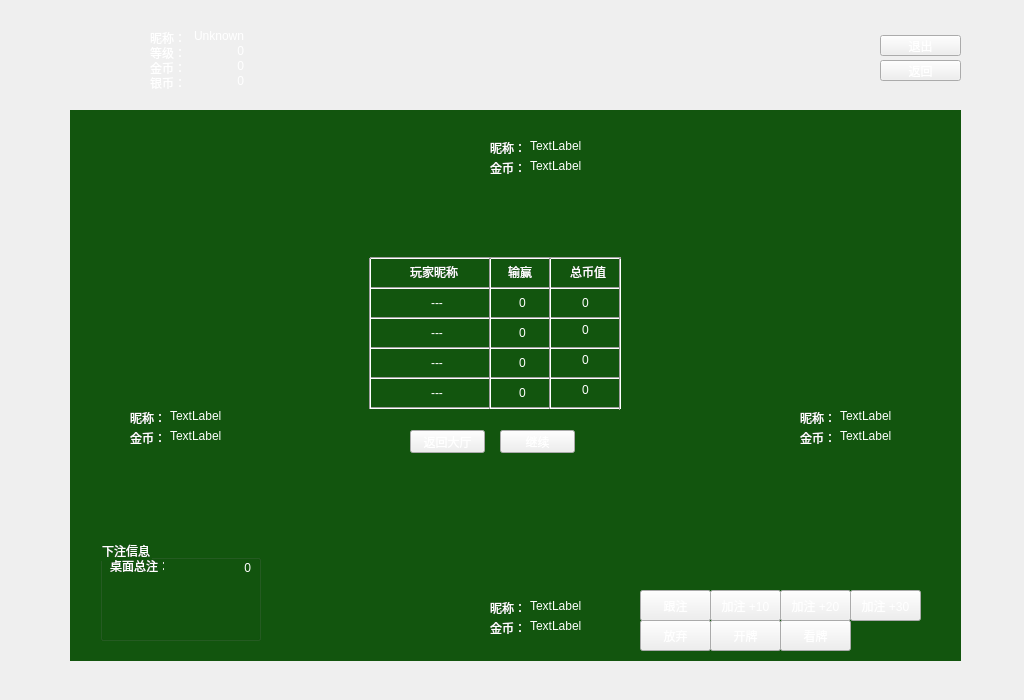
<?xml version="1.0" encoding="UTF-8"?>
<ui version="4.0">
 <class>bgWidget</class>
 <widget class="QWidget" name="bgWidget">
  <property name="enabled">
   <bool>true</bool>
  </property>
  <property name="geometry">
   <rect>
    <x>0</x>
    <y>0</y>
    <width>1024</width>
    <height>700</height>
   </rect>
  </property>
  <property name="minimumSize">
   <size>
    <width>1024</width>
    <height>700</height>
   </size>
  </property>
  <property name="maximumSize">
   <size>
    <width>1024</width>
    <height>700</height>
   </size>
  </property>
  <property name="windowTitle">
   <string>Form</string>
  </property>
  <property name="styleSheet">
   <string notr="true">QWidget[objectName=&quot;bgWidget&quot;] 
{
background-image: url(:/Images/Media/lobby.png);
}

QLabel
{
	color:rgb(255,255,255);
}

QGroupBox
{
	color:rgb(255,255,255);
}

QPushButton
{
border-image: url(:/Images/Media/btn_bg)0 312 0 0;
color: rgb(255, 255, 255);
}
QPushButton::hover
{ 
border-image: url(:/Images/Media/btn_bg)0 156 0 156;
color: rgb(255, 255, 255);
}
QPushButton::pressed
{ 
border-image: url(:/Images/Media/btn_bg)0 0 0 312;
color: rgb(255, 255, 255);
}
QPushButton::disabled
{ 
border-image: url(:/Images/Media/btn_bg)0 0 0 312;
color: rgb(130, 130, 130);
}

QGraphicsView
{
	/*background-color: rgb(80, 0, 1);*/
	background-color: rgb(18, 85, 14);

}

</string>
  </property>
  <widget class="QPushButton" name="btn_back">
   <property name="geometry">
    <rect>
     <x>880</x>
     <y>60</y>
     <width>81</width>
     <height>21</height>
    </rect>
   </property>
   <property name="text">
    <string>返回</string>
   </property>
  </widget>
  <widget class="QPushButton" name="btn_quit">
   <property name="geometry">
    <rect>
     <x>880</x>
     <y>35</y>
     <width>81</width>
     <height>21</height>
    </rect>
   </property>
   <property name="text">
    <string>退出</string>
   </property>
  </widget>
  <widget class="QLabel" name="playerImage">
   <property name="geometry">
    <rect>
     <x>80</x>
     <y>30</y>
     <width>60</width>
     <height>60</height>
    </rect>
   </property>
   <property name="text">
    <string/>
   </property>
   <property name="pixmap">
    <pixmap resource="client.qrc">:/Images/Media/nobodyImage.png</pixmap>
   </property>
  </widget>
  <widget class="QGraphicsView" name="graphicsView">
   <property name="enabled">
    <bool>false</bool>
   </property>
   <property name="geometry">
    <rect>
     <x>70</x>
     <y>110</y>
     <width>891</width>
     <height>551</height>
    </rect>
   </property>
   <property name="frameShape">
    <enum>QFrame::NoFrame</enum>
   </property>
   <property name="verticalScrollBarPolicy">
    <enum>Qt::ScrollBarAlwaysOff</enum>
   </property>
   <property name="horizontalScrollBarPolicy">
    <enum>Qt::ScrollBarAlwaysOff</enum>
   </property>
  </widget>
  <widget class="QLabel" name="playerImage_0">
   <property name="geometry">
    <rect>
     <x>420</x>
     <y>130</y>
     <width>60</width>
     <height>60</height>
    </rect>
   </property>
   <property name="text">
    <string/>
   </property>
   <property name="pixmap">
    <pixmap resource="client.qrc">:/Images/Media/nobodyImage.png</pixmap>
   </property>
  </widget>
  <widget class="QLabel" name="playerImage_1">
   <property name="geometry">
    <rect>
     <x>810</x>
     <y>330</y>
     <width>60</width>
     <height>60</height>
    </rect>
   </property>
   <property name="text">
    <string/>
   </property>
   <property name="pixmap">
    <pixmap resource="client.qrc">:/Images/Media/nobodyImage.png</pixmap>
   </property>
  </widget>
  <widget class="QLabel" name="playerImage_2">
   <property name="geometry">
    <rect>
     <x>420</x>
     <y>590</y>
     <width>60</width>
     <height>60</height>
    </rect>
   </property>
   <property name="text">
    <string/>
   </property>
   <property name="pixmap">
    <pixmap resource="client.qrc">:/Images/Media/nobodyImage.png</pixmap>
   </property>
  </widget>
  <widget class="QLabel" name="playerImage_3">
   <property name="geometry">
    <rect>
     <x>140</x>
     <y>330</y>
     <width>60</width>
     <height>60</height>
    </rect>
   </property>
   <property name="text">
    <string/>
   </property>
   <property name="pixmap">
    <pixmap resource="client.qrc">:/Images/Media/nobodyImage.png</pixmap>
   </property>
  </widget>
  <widget class="QLabel" name="nickName_2">
   <property name="geometry">
    <rect>
     <x>490</x>
     <y>600</y>
     <width>31</width>
     <height>16</height>
    </rect>
   </property>
   <property name="text">
    <string>昵称：</string>
   </property>
  </widget>
  <widget class="QLabel" name="goldCoinText_2">
   <property name="geometry">
    <rect>
     <x>530</x>
     <y>620</y>
     <width>54</width>
     <height>12</height>
    </rect>
   </property>
   <property name="text">
    <string>TextLabel</string>
   </property>
  </widget>
  <widget class="QLabel" name="goldCoin_2">
   <property name="geometry">
    <rect>
     <x>490</x>
     <y>620</y>
     <width>31</width>
     <height>16</height>
    </rect>
   </property>
   <property name="text">
    <string>金币：</string>
   </property>
  </widget>
  <widget class="QLabel" name="nickNameText_2">
   <property name="geometry">
    <rect>
     <x>530</x>
     <y>600</y>
     <width>54</width>
     <height>12</height>
    </rect>
   </property>
   <property name="text">
    <string>TextLabel</string>
   </property>
  </widget>
  <widget class="QLabel" name="goldCoin_1">
   <property name="geometry">
    <rect>
     <x>800</x>
     <y>430</y>
     <width>31</width>
     <height>16</height>
    </rect>
   </property>
   <property name="text">
    <string>金币：</string>
   </property>
  </widget>
  <widget class="QLabel" name="nickName_1">
   <property name="geometry">
    <rect>
     <x>800</x>
     <y>410</y>
     <width>31</width>
     <height>16</height>
    </rect>
   </property>
   <property name="text">
    <string>昵称：</string>
   </property>
  </widget>
  <widget class="QLabel" name="nickNameText_1">
   <property name="geometry">
    <rect>
     <x>840</x>
     <y>410</y>
     <width>54</width>
     <height>12</height>
    </rect>
   </property>
   <property name="text">
    <string>TextLabel</string>
   </property>
  </widget>
  <widget class="QLabel" name="goldCoinText_1">
   <property name="geometry">
    <rect>
     <x>840</x>
     <y>430</y>
     <width>54</width>
     <height>12</height>
    </rect>
   </property>
   <property name="text">
    <string>TextLabel</string>
   </property>
  </widget>
  <widget class="QLabel" name="goldCoin_3">
   <property name="geometry">
    <rect>
     <x>130</x>
     <y>430</y>
     <width>31</width>
     <height>16</height>
    </rect>
   </property>
   <property name="text">
    <string>金币：</string>
   </property>
  </widget>
  <widget class="QLabel" name="nickName_3">
   <property name="geometry">
    <rect>
     <x>130</x>
     <y>410</y>
     <width>31</width>
     <height>16</height>
    </rect>
   </property>
   <property name="text">
    <string>昵称：</string>
   </property>
  </widget>
  <widget class="QLabel" name="nickNameText_3">
   <property name="geometry">
    <rect>
     <x>170</x>
     <y>410</y>
     <width>54</width>
     <height>12</height>
    </rect>
   </property>
   <property name="text">
    <string>TextLabel</string>
   </property>
  </widget>
  <widget class="QLabel" name="goldCoinText_3">
   <property name="geometry">
    <rect>
     <x>170</x>
     <y>430</y>
     <width>54</width>
     <height>12</height>
    </rect>
   </property>
   <property name="text">
    <string>TextLabel</string>
   </property>
  </widget>
  <widget class="QLabel" name="goldCoin_0">
   <property name="geometry">
    <rect>
     <x>490</x>
     <y>160</y>
     <width>31</width>
     <height>16</height>
    </rect>
   </property>
   <property name="text">
    <string>金币：</string>
   </property>
  </widget>
  <widget class="QLabel" name="nickName_0">
   <property name="geometry">
    <rect>
     <x>490</x>
     <y>140</y>
     <width>31</width>
     <height>16</height>
    </rect>
   </property>
   <property name="text">
    <string>昵称：</string>
   </property>
  </widget>
  <widget class="QLabel" name="nickNameText_0">
   <property name="geometry">
    <rect>
     <x>530</x>
     <y>140</y>
     <width>54</width>
     <height>12</height>
    </rect>
   </property>
   <property name="text">
    <string>TextLabel</string>
   </property>
  </widget>
  <widget class="QLabel" name="goldCoinText_0">
   <property name="geometry">
    <rect>
     <x>530</x>
     <y>160</y>
     <width>54</width>
     <height>12</height>
    </rect>
   </property>
   <property name="text">
    <string>TextLabel</string>
   </property>
  </widget>
  <widget class="QLabel" name="nickName">
   <property name="geometry">
    <rect>
     <x>150</x>
     <y>30</y>
     <width>31</width>
     <height>16</height>
    </rect>
   </property>
   <property name="text">
    <string>昵称：</string>
   </property>
  </widget>
  <widget class="QLabel" name="goldCoinText">
   <property name="geometry">
    <rect>
     <x>190</x>
     <y>60</y>
     <width>54</width>
     <height>12</height>
    </rect>
   </property>
   <property name="text">
    <string>0</string>
   </property>
   <property name="alignment">
    <set>Qt::AlignRight|Qt::AlignTrailing|Qt::AlignVCenter</set>
   </property>
  </widget>
  <widget class="QLabel" name="goldCoin">
   <property name="geometry">
    <rect>
     <x>150</x>
     <y>60</y>
     <width>31</width>
     <height>16</height>
    </rect>
   </property>
   <property name="text">
    <string>金币：</string>
   </property>
  </widget>
  <widget class="QLabel" name="silverCoin">
   <property name="geometry">
    <rect>
     <x>150</x>
     <y>75</y>
     <width>31</width>
     <height>16</height>
    </rect>
   </property>
   <property name="text">
    <string>银币：</string>
   </property>
  </widget>
  <widget class="QLabel" name="nickNameText">
   <property name="geometry">
    <rect>
     <x>190</x>
     <y>30</y>
     <width>54</width>
     <height>12</height>
    </rect>
   </property>
   <property name="text">
    <string>Unknown</string>
   </property>
   <property name="alignment">
    <set>Qt::AlignRight|Qt::AlignTrailing|Qt::AlignVCenter</set>
   </property>
  </widget>
  <widget class="QLabel" name="silverCoinText">
   <property name="geometry">
    <rect>
     <x>190</x>
     <y>75</y>
     <width>54</width>
     <height>12</height>
    </rect>
   </property>
   <property name="text">
    <string>0</string>
   </property>
   <property name="alignment">
    <set>Qt::AlignRight|Qt::AlignTrailing|Qt::AlignVCenter</set>
   </property>
  </widget>
  <widget class="QLabel" name="level">
   <property name="geometry">
    <rect>
     <x>150</x>
     <y>45</y>
     <width>31</width>
     <height>16</height>
    </rect>
   </property>
   <property name="text">
    <string>等级：</string>
   </property>
  </widget>
  <widget class="QLabel" name="levelText">
   <property name="geometry">
    <rect>
     <x>190</x>
     <y>45</y>
     <width>54</width>
     <height>12</height>
    </rect>
   </property>
   <property name="text">
    <string>0</string>
   </property>
   <property name="alignment">
    <set>Qt::AlignRight|Qt::AlignTrailing|Qt::AlignVCenter</set>
   </property>
  </widget>
  <widget class="QPushButton" name="btn_oper_1">
   <property name="enabled">
    <bool>true</bool>
   </property>
   <property name="geometry">
    <rect>
     <x>640</x>
     <y>590</y>
     <width>71</width>
     <height>31</height>
    </rect>
   </property>
   <property name="text">
    <string>跟注</string>
   </property>
  </widget>
  <widget class="QPushButton" name="btn_oper_2">
   <property name="geometry">
    <rect>
     <x>710</x>
     <y>590</y>
     <width>71</width>
     <height>31</height>
    </rect>
   </property>
   <property name="text">
    <string>加注 +10</string>
   </property>
  </widget>
  <widget class="QPushButton" name="btn_oper_3">
   <property name="geometry">
    <rect>
     <x>780</x>
     <y>590</y>
     <width>71</width>
     <height>31</height>
    </rect>
   </property>
   <property name="text">
    <string>加注 +20</string>
   </property>
  </widget>
  <widget class="QPushButton" name="btn_oper_4">
   <property name="geometry">
    <rect>
     <x>850</x>
     <y>590</y>
     <width>71</width>
     <height>31</height>
    </rect>
   </property>
   <property name="text">
    <string>加注 +30</string>
   </property>
  </widget>
  <widget class="QPushButton" name="btn_oper_5">
   <property name="geometry">
    <rect>
     <x>710</x>
     <y>620</y>
     <width>71</width>
     <height>31</height>
    </rect>
   </property>
   <property name="text">
    <string>开牌</string>
   </property>
  </widget>
  <widget class="QPushButton" name="btn_oper_6">
   <property name="geometry">
    <rect>
     <x>780</x>
     <y>620</y>
     <width>71</width>
     <height>31</height>
    </rect>
   </property>
   <property name="text">
    <string>看牌</string>
   </property>
  </widget>
  <widget class="QPushButton" name="btn_oper_7">
   <property name="geometry">
    <rect>
     <x>640</x>
     <y>620</y>
     <width>71</width>
     <height>31</height>
    </rect>
   </property>
   <property name="text">
    <string>放弃</string>
   </property>
  </widget>
  <widget class="QGroupBox" name="groupBox">
   <property name="geometry">
    <rect>
     <x>100</x>
     <y>540</y>
     <width>161</width>
     <height>101</height>
    </rect>
   </property>
   <property name="title">
    <string>下注信息</string>
   </property>
   <widget class="QLabel" name="label">
    <property name="geometry">
     <rect>
      <x>10</x>
      <y>20</y>
      <width>54</width>
      <height>12</height>
     </rect>
    </property>
    <property name="text">
     <string>桌面总注：</string>
    </property>
   </widget>
   <widget class="QLabel" name="totalCoin">
    <property name="geometry">
     <rect>
      <x>80</x>
      <y>20</y>
      <width>71</width>
      <height>16</height>
     </rect>
    </property>
    <property name="text">
     <string>0</string>
    </property>
    <property name="alignment">
     <set>Qt::AlignRight|Qt::AlignTrailing|Qt::AlignVCenter</set>
    </property>
   </widget>
  </widget>
  <widget class="QLabel" name="clock_0">
   <property name="geometry">
    <rect>
     <x>380</x>
     <y>140</y>
     <width>32</width>
     <height>32</height>
    </rect>
   </property>
   <property name="text">
    <string/>
   </property>
   <property name="pixmap">
    <pixmap resource="client.qrc">:/Images/Media/clock.gif</pixmap>
   </property>
  </widget>
  <widget class="QLabel" name="clock_1">
   <property name="geometry">
    <rect>
     <x>870</x>
     <y>340</y>
     <width>32</width>
     <height>32</height>
    </rect>
   </property>
   <property name="text">
    <string/>
   </property>
   <property name="pixmap">
    <pixmap resource="client.qrc">:/Images/Media/clock.gif</pixmap>
   </property>
  </widget>
  <widget class="QLabel" name="clock_2">
   <property name="geometry">
    <rect>
     <x>380</x>
     <y>600</y>
     <width>32</width>
     <height>32</height>
    </rect>
   </property>
   <property name="text">
    <string/>
   </property>
   <property name="pixmap">
    <pixmap resource="client.qrc">:/Images/Media/clock.gif</pixmap>
   </property>
  </widget>
  <widget class="QLabel" name="clock_3">
   <property name="geometry">
    <rect>
     <x>100</x>
     <y>350</y>
     <width>32</width>
     <height>32</height>
    </rect>
   </property>
   <property name="text">
    <string/>
   </property>
   <property name="pixmap">
    <pixmap resource="client.qrc">:/Images/Media/clock.gif</pixmap>
   </property>
  </widget>
  <widget class="QWidget" name="balance" native="true">
   <property name="geometry">
    <rect>
     <x>340</x>
     <y>220</y>
     <width>317</width>
     <height>259</height>
    </rect>
   </property>
   <widget class="QLabel" name="bg">
    <property name="geometry">
     <rect>
      <x>0</x>
      <y>0</y>
      <width>317</width>
      <height>259</height>
     </rect>
    </property>
    <property name="text">
     <string/>
    </property>
    <property name="pixmap">
     <pixmap resource="client.qrc">:/Images/Media/balanceBG.png</pixmap>
    </property>
   </widget>
   <widget class="Line" name="line">
    <property name="geometry">
     <rect>
      <x>30</x>
      <y>30</y>
      <width>251</width>
      <height>16</height>
     </rect>
    </property>
    <property name="orientation">
     <enum>Qt::Horizontal</enum>
    </property>
   </widget>
   <widget class="Line" name="line_2">
    <property name="geometry">
     <rect>
      <x>30</x>
      <y>60</y>
      <width>251</width>
      <height>16</height>
     </rect>
    </property>
    <property name="orientation">
     <enum>Qt::Horizontal</enum>
    </property>
   </widget>
   <widget class="Line" name="line_3">
    <property name="geometry">
     <rect>
      <x>30</x>
      <y>90</y>
      <width>251</width>
      <height>16</height>
     </rect>
    </property>
    <property name="orientation">
     <enum>Qt::Horizontal</enum>
    </property>
   </widget>
   <widget class="Line" name="line_4">
    <property name="geometry">
     <rect>
      <x>30</x>
      <y>120</y>
      <width>251</width>
      <height>16</height>
     </rect>
    </property>
    <property name="orientation">
     <enum>Qt::Horizontal</enum>
    </property>
   </widget>
   <widget class="Line" name="line_5">
    <property name="geometry">
     <rect>
      <x>30</x>
      <y>150</y>
      <width>251</width>
      <height>16</height>
     </rect>
    </property>
    <property name="orientation">
     <enum>Qt::Horizontal</enum>
    </property>
   </widget>
   <widget class="Line" name="line_6">
    <property name="geometry">
     <rect>
      <x>30</x>
      <y>180</y>
      <width>251</width>
      <height>16</height>
     </rect>
    </property>
    <property name="orientation">
     <enum>Qt::Horizontal</enum>
    </property>
   </widget>
   <widget class="Line" name="line_7">
    <property name="geometry">
     <rect>
      <x>20</x>
      <y>38</y>
      <width>20</width>
      <height>151</height>
     </rect>
    </property>
    <property name="orientation">
     <enum>Qt::Vertical</enum>
    </property>
   </widget>
   <widget class="Line" name="line_8">
    <property name="geometry">
     <rect>
      <x>140</x>
      <y>38</y>
      <width>20</width>
      <height>151</height>
     </rect>
    </property>
    <property name="orientation">
     <enum>Qt::Vertical</enum>
    </property>
   </widget>
   <widget class="Line" name="line_9">
    <property name="geometry">
     <rect>
      <x>200</x>
      <y>38</y>
      <width>20</width>
      <height>151</height>
     </rect>
    </property>
    <property name="orientation">
     <enum>Qt::Vertical</enum>
    </property>
   </widget>
   <widget class="Line" name="line_10">
    <property name="geometry">
     <rect>
      <x>270</x>
      <y>38</y>
      <width>20</width>
      <height>152</height>
     </rect>
    </property>
    <property name="orientation">
     <enum>Qt::Vertical</enum>
    </property>
   </widget>
   <widget class="QLabel" name="label_2">
    <property name="geometry">
     <rect>
      <x>70</x>
      <y>42</y>
      <width>54</width>
      <height>20</height>
     </rect>
    </property>
    <property name="text">
     <string>玩家昵称</string>
    </property>
   </widget>
   <widget class="QLabel" name="label_3">
    <property name="geometry">
     <rect>
      <x>168</x>
      <y>42</y>
      <width>54</width>
      <height>20</height>
     </rect>
    </property>
    <property name="text">
     <string>输赢</string>
    </property>
   </widget>
   <widget class="QLabel" name="label_4">
    <property name="geometry">
     <rect>
      <x>230</x>
      <y>42</y>
      <width>54</width>
      <height>20</height>
     </rect>
    </property>
    <property name="text">
     <string>总币值</string>
    </property>
   </widget>
   <widget class="QLabel" name="bl_nickname_0">
    <property name="geometry">
     <rect>
      <x>70</x>
      <y>73</y>
      <width>54</width>
      <height>20</height>
     </rect>
    </property>
    <property name="text">
     <string>---</string>
    </property>
    <property name="alignment">
     <set>Qt::AlignCenter</set>
    </property>
   </widget>
   <widget class="QLabel" name="bl_nickname_1">
    <property name="geometry">
     <rect>
      <x>70</x>
      <y>103</y>
      <width>54</width>
      <height>20</height>
     </rect>
    </property>
    <property name="text">
     <string>---</string>
    </property>
    <property name="alignment">
     <set>Qt::AlignCenter</set>
    </property>
   </widget>
   <widget class="QLabel" name="bl_nickname_2">
    <property name="geometry">
     <rect>
      <x>70</x>
      <y>133</y>
      <width>54</width>
      <height>20</height>
     </rect>
    </property>
    <property name="text">
     <string>---</string>
    </property>
    <property name="alignment">
     <set>Qt::AlignCenter</set>
    </property>
   </widget>
   <widget class="QLabel" name="bl_nickname_3">
    <property name="geometry">
     <rect>
      <x>70</x>
      <y>163</y>
      <width>54</width>
      <height>20</height>
     </rect>
    </property>
    <property name="text">
     <string>---</string>
    </property>
    <property name="alignment">
     <set>Qt::AlignCenter</set>
    </property>
   </widget>
   <widget class="QLabel" name="bl_winscore_0">
    <property name="geometry">
     <rect>
      <x>157</x>
      <y>73</y>
      <width>51</width>
      <height>20</height>
     </rect>
    </property>
    <property name="text">
     <string>0</string>
    </property>
    <property name="alignment">
     <set>Qt::AlignCenter</set>
    </property>
   </widget>
   <widget class="QLabel" name="bl_winscore_1">
    <property name="geometry">
     <rect>
      <x>157</x>
      <y>103</y>
      <width>51</width>
      <height>20</height>
     </rect>
    </property>
    <property name="text">
     <string>0</string>
    </property>
    <property name="alignment">
     <set>Qt::AlignCenter</set>
    </property>
   </widget>
   <widget class="QLabel" name="bl_winscore_2">
    <property name="geometry">
     <rect>
      <x>157</x>
      <y>133</y>
      <width>51</width>
      <height>20</height>
     </rect>
    </property>
    <property name="text">
     <string>0</string>
    </property>
    <property name="alignment">
     <set>Qt::AlignCenter</set>
    </property>
   </widget>
   <widget class="QLabel" name="bl_winscore_3">
    <property name="geometry">
     <rect>
      <x>157</x>
      <y>163</y>
      <width>51</width>
      <height>20</height>
     </rect>
    </property>
    <property name="text">
     <string>0</string>
    </property>
    <property name="alignment">
     <set>Qt::AlignCenter</set>
    </property>
   </widget>
   <widget class="QLabel" name="bl_totalscore_0">
    <property name="geometry">
     <rect>
      <x>215</x>
      <y>73</y>
      <width>61</width>
      <height>20</height>
     </rect>
    </property>
    <property name="text">
     <string>0</string>
    </property>
    <property name="alignment">
     <set>Qt::AlignCenter</set>
    </property>
   </widget>
   <widget class="QLabel" name="bl_totalscore_1">
    <property name="geometry">
     <rect>
      <x>215</x>
      <y>100</y>
      <width>61</width>
      <height>20</height>
     </rect>
    </property>
    <property name="text">
     <string>0</string>
    </property>
    <property name="alignment">
     <set>Qt::AlignCenter</set>
    </property>
   </widget>
   <widget class="QLabel" name="bl_totalscore_2">
    <property name="geometry">
     <rect>
      <x>215</x>
      <y>130</y>
      <width>61</width>
      <height>20</height>
     </rect>
    </property>
    <property name="text">
     <string>0</string>
    </property>
    <property name="alignment">
     <set>Qt::AlignCenter</set>
    </property>
   </widget>
   <widget class="QLabel" name="bl_totalscore_3">
    <property name="geometry">
     <rect>
      <x>215</x>
      <y>160</y>
      <width>61</width>
      <height>20</height>
     </rect>
    </property>
    <property name="text">
     <string>0</string>
    </property>
    <property name="alignment">
     <set>Qt::AlignCenter</set>
    </property>
   </widget>
   <widget class="QPushButton" name="blbtn_continue">
    <property name="geometry">
     <rect>
      <x>160</x>
      <y>210</y>
      <width>75</width>
      <height>23</height>
     </rect>
    </property>
    <property name="text">
     <string>继续</string>
    </property>
   </widget>
   <widget class="QPushButton" name="blbtn_back">
    <property name="geometry">
     <rect>
      <x>70</x>
      <y>210</y>
      <width>75</width>
      <height>23</height>
     </rect>
    </property>
    <property name="text">
     <string>返回大厅</string>
    </property>
   </widget>
  </widget>
  <widget class="QLabel" name="shuffleAni">
   <property name="geometry">
    <rect>
     <x>410</x>
     <y>320</y>
     <width>182</width>
     <height>104</height>
    </rect>
   </property>
   <property name="text">
    <string/>
   </property>
  </widget>
 </widget>
 <resources>
  <include location="client.qrc"/>
 </resources>
 <connections/>
</ui>
